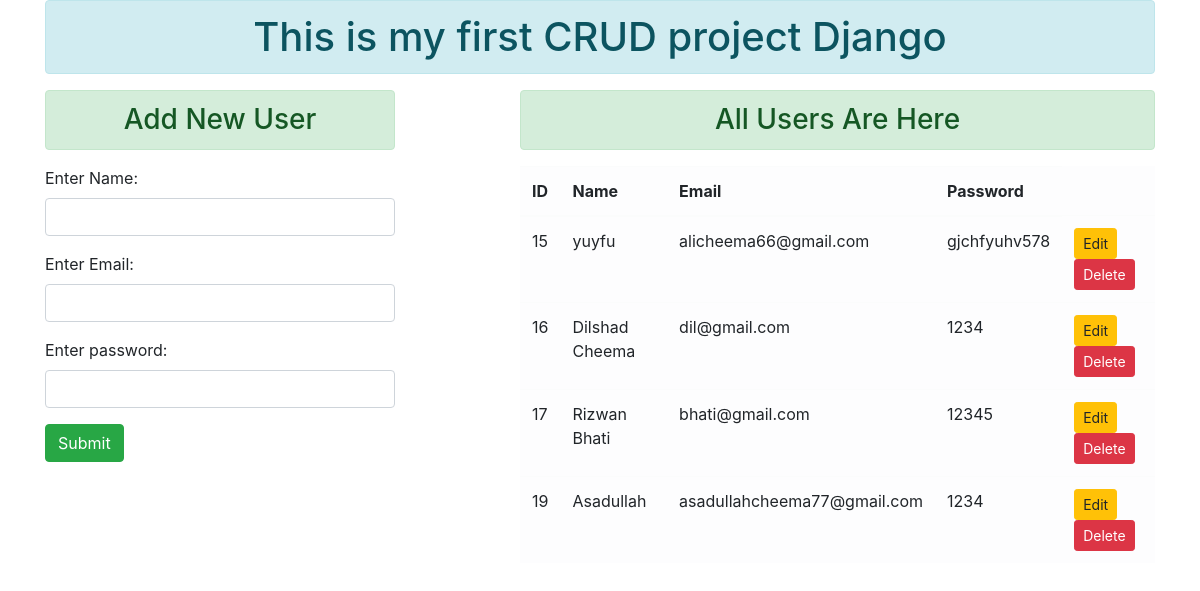
The page / on the database its author committed.
### enroll/models.py (models this page shows)
class User(models.Model):
    name=models.CharField(max_length=70)
    email=models.EmailField(max_length=70)
    password=models.CharField(max_length=70)

### enroll/views.py (the view)
# urls.py: path('',views.addData,name='home/'),
def addData(request):
    if request.method=='POST':
        form=UserRegistration(request.POST)
        if form.is_valid():
            name=form.cleaned_data['name']
            email=form.cleaned_data['email']
            password=form.cleaned_data['password']
            regi= User (name=name,email=email,password=password)
            regi.save()
            form=UserRegistration()
    else:
        form=UserRegistration()
    st=User.objects.all()
    return render(request,'enroll/addandupdate.html',{'form':form,'stu':st})

### enroll/forms.py
class UserRegistration(forms.ModelForm):
    class Meta:
        model=User
        fields=['name','email','password']
        labels={'name':'Enter Name:','email':'Enter Email','password':'Enter password'}
        widgets={
            'name':forms.TextInput(attrs={'class':'form-control'}),
            'email':forms.EmailInput(attrs={'class':'form-control'}),
            'password':forms.PasswordInput(render_value=True,attrs={'class':'form-control'})
        }

### enroll/templates/enroll/addandupdate.html (shortened to what this page needs)
{% extends 'enroll/base.html' %}
{% block content %}
<div class="row">
    <div class="col-4">
        <h3 class="alert alert-success text-center">Add New User</h3>
        <form action="" method="POST" class="">
            {{form.as_p}}
            <input type="submit" class="btn btn-success" value="Submit">
        </form>
    </div>
    <div class="col-7 offset-1">
        <h3 class="alert alert-success text-center">All Users Are Here</h3>
        {% if stu %}
        <table class="table table-light striped table-hover">
            <thead>
                <tr>
                    <th>ID</th>
                    <th>Name</th>
                    <th>Email</th>
                    <th>Password</th>
                </tr>
            </thead>
            <tbody>
                {% for row in stu %}
                <tr>
                   <td>{{row.id}}</td>
                   <td>{{row.name}}</td>
                   <td>{{row.email}}</td>
                   <td>{{row.password}}</td>
                   <td>
                   <form action="{% url 'updatedata' row.id %}" method="POST" class="d-inline">
                    <input type='submit' class="btn btn-warning btn-sm" value="Edit">
                  </form>
                   <form action="{% url 'deletedata' row.id %}" method="POST" class="d-inline">
                       <input type='submit' class="btn btn-danger btn-sm" value="Delete">
                   </form>
                </td>
                </tr>
                {% endfor %}
            </tbody>
        </table>
        {% else %}
        <h3 class="alert alert-warning">No data</h3>
        {% endif %}
    </div>
</div>
{% endblock content %}

### enroll/templates/enroll/base.html (shortened to what this page needs)
<!DOCTYPE html>
{% load static %}
<html lang="en">
<head>
    <link rel="stylesheet" href="{% static 'enroll/css/bootstrap.min.css' %}">
</head>
<body>
    <div class="container">
        <h1 class="alert alert-info text-center">This is my first CRUD project Django</h1>
        {% block content %}{% endblock content %}
    </div>
</body>
</html>

### rows shown on the page
User: id "15", name "yuyfu", email "alicheema66@gmail.com", password "gjchfyuhv578"
User: id "16", name "Dilshad Cheema", email "dil@gmail.com", password "1234"
User: id "17", name "Rizwan Bhati", email "bhati@gmail.com", password "12345"
User: id "19", name "Asadullah", email "asadullahcheema77@gmail.com", password "1234"
